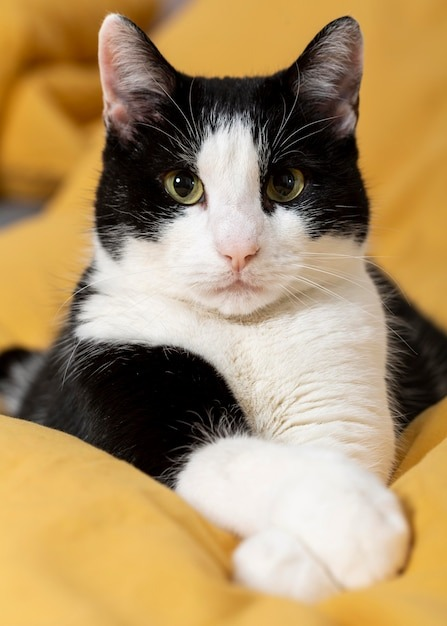
#> input picture Python/OpenCV/imgs/gato.jpg, 447 x 626 px, found by its file name
$ python masking.py
#> lines starting #> are read from the running program, lines starting #| are printed output that depends on the picture
import cv2 as cv
import numpy as np


img = cv.imread('imgs/gato.jpg')
#> img is the input picture: shape (626, 447, 3); mean B, G, R 102.2, 144.8, 172.4
blank = np.zeros(img.shape[:2], dtype='uint8')
mask = cv.circle(
    blank.copy(), (blank.shape[1]//2, blank.shape[0]//2), 200, 255, thickness=-1)
# cv.imshow('mask', mask)

masked = cv.bitwise_and(img, img, mask=mask)
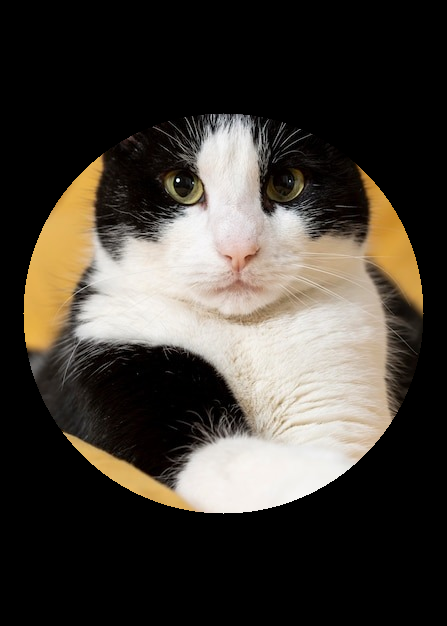
#> masked: shape (626, 447, 3); mean B, G, R 54.8, 62.1, 67.6
cv.imshow('Masked', masked)

cv.waitKey(0)
